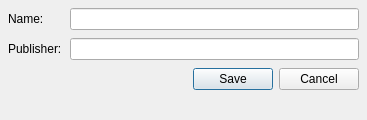
<?xml version="1.0" encoding="UTF-8"?>
<ui version="4.0">
 <class>SongBookDialog</class>
 <widget class="QDialog" name="SongBookDialog">
  <property name="geometry">
   <rect>
    <x>0</x>
    <y>0</y>
    <width>367</width>
    <height>120</height>
   </rect>
  </property>
  <property name="windowTitle">
   <string>Book Song Maintenance</string>
  </property>
  <layout class="QFormLayout" name="SongBookLayout">
   <property name="horizontalSpacing">
    <number>8</number>
   </property>
   <property name="verticalSpacing">
    <number>8</number>
   </property>
   <property name="margin">
    <number>8</number>
   </property>
   <item row="0" column="0">
    <widget class="QLabel" name="NameLabel">
     <property name="text">
      <string>Name:</string>
     </property>
    </widget>
   </item>
   <item row="0" column="1">
    <widget class="QLineEdit" name="NameEdit"/>
   </item>
   <item row="1" column="0">
    <widget class="QLabel" name="PublisherLabel">
     <property name="text">
      <string>Publisher:</string>
     </property>
    </widget>
   </item>
   <item row="1" column="1">
    <widget class="QLineEdit" name="PublisherEdit"/>
   </item>
   <item row="2" column="1">
    <widget class="QDialogButtonBox" name="ButtonBox">
     <property name="orientation">
      <enum>Qt::Horizontal</enum>
     </property>
     <property name="standardButtons">
      <set>QDialogButtonBox::Cancel|QDialogButtonBox::Save</set>
     </property>
    </widget>
   </item>
  </layout>
 </widget>
 <resources>
  <include location="../images/openlp-2.qrc"/>
 </resources>
 <connections>
  <connection>
   <sender>ButtonBox</sender>
   <signal>accepted()</signal>
   <receiver>SongBookDialog</receiver>
   <slot>accept()</slot>
   <hints>
    <hint type="sourcelabel">
     <x>248</x>
     <y>254</y>
    </hint>
    <hint type="destinationlabel">
     <x>157</x>
     <y>274</y>
    </hint>
   </hints>
  </connection>
  <connection>
   <sender>ButtonBox</sender>
   <signal>rejected()</signal>
   <receiver>SongBookDialog</receiver>
   <slot>reject()</slot>
   <hints>
    <hint type="sourcelabel">
     <x>316</x>
     <y>260</y>
    </hint>
    <hint type="destinationlabel">
     <x>286</x>
     <y>274</y>
    </hint>
   </hints>
  </connection>
 </connections>
</ui>
